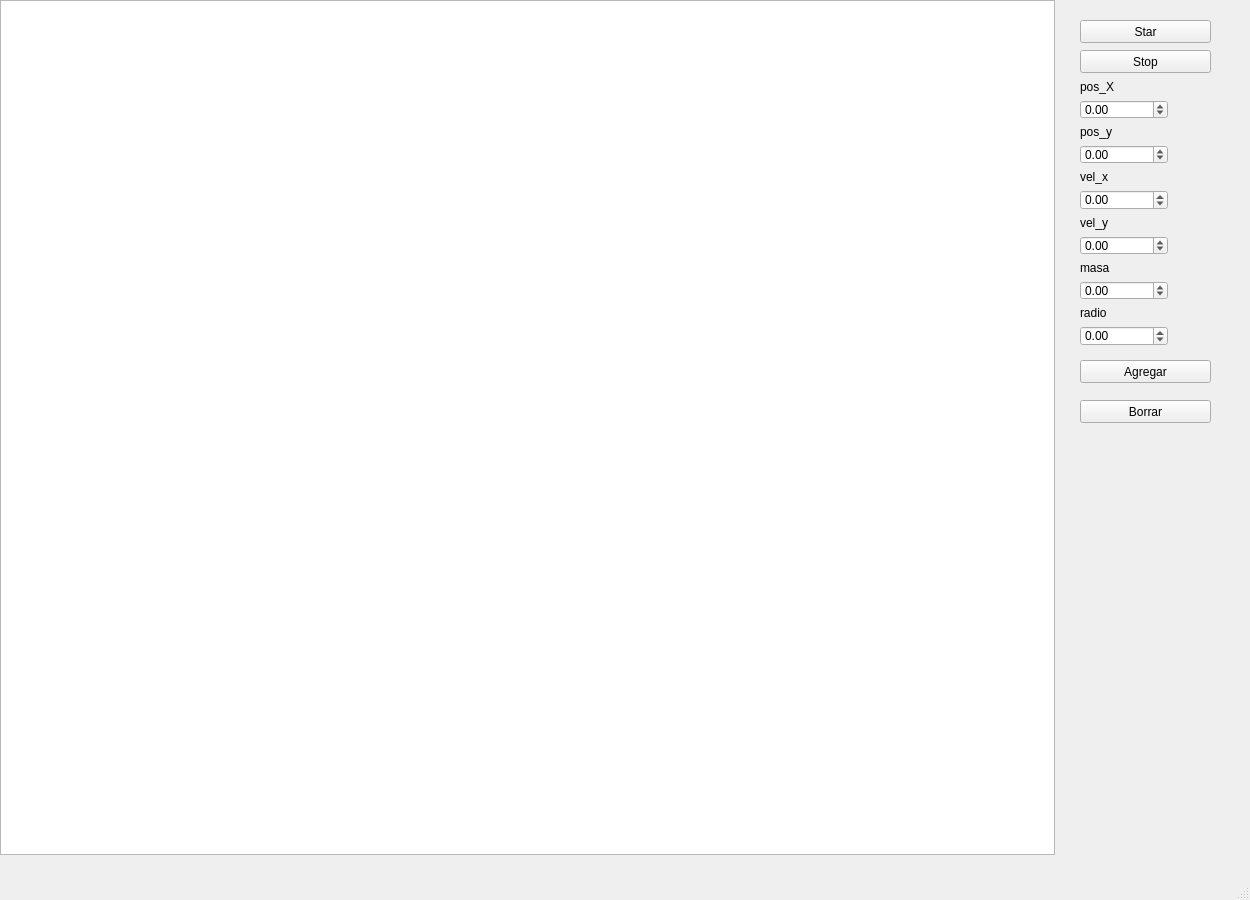
<?xml version="1.0" encoding="UTF-8"?>
<ui version="4.0">
 <class>MainWindow</class>
 <widget class="QMainWindow" name="MainWindow">
  <property name="geometry">
   <rect>
    <x>0</x>
    <y>0</y>
    <width>1250</width>
    <height>900</height>
   </rect>
  </property>
  <property name="windowTitle">
   <string>MainWindow</string>
  </property>
  <property name="windowIcon">
   <iconset resource="image.qrc">
    <normaloff>:/image/jupiter.svg</normaloff>:/image/jupiter.svg</iconset>
  </property>
  <widget class="QWidget" name="centralwidget">
   <widget class="QGraphicsView" name="graphicsView">
    <property name="geometry">
     <rect>
      <x>0</x>
      <y>0</y>
      <width>1055</width>
      <height>855</height>
     </rect>
    </property>
   </widget>
   <widget class="QPushButton" name="pushButton">
    <property name="geometry">
     <rect>
      <x>1080</x>
      <y>20</y>
      <width>131</width>
      <height>23</height>
     </rect>
    </property>
    <property name="text">
     <string>Star</string>
    </property>
   </widget>
   <widget class="QPushButton" name="pushButton_2">
    <property name="geometry">
     <rect>
      <x>1080</x>
      <y>50</y>
      <width>131</width>
      <height>23</height>
     </rect>
    </property>
    <property name="text">
     <string>Stop</string>
    </property>
   </widget>
   <widget class="QPushButton" name="pushButton_3">
    <property name="geometry">
     <rect>
      <x>1080</x>
      <y>360</y>
      <width>131</width>
      <height>23</height>
     </rect>
    </property>
    <property name="text">
     <string>Agregar</string>
    </property>
   </widget>
   <widget class="QWidget" name="layoutWidget">
    <property name="geometry">
     <rect>
      <x>1080</x>
      <y>80</y>
      <width>137</width>
      <height>266</height>
     </rect>
    </property>
    <layout class="QFormLayout" name="formLayout">
     <item row="0" column="0">
      <widget class="QLabel" name="label">
       <property name="text">
        <string>pos_X</string>
       </property>
      </widget>
     </item>
     <item row="1" column="0">
      <widget class="QDoubleSpinBox" name="x">
       <property name="minimum">
        <double>-99999999999999996863366107917975552.000000000000000</double>
       </property>
       <property name="maximum">
        <double>100000000000000000026609864708367276537402401181200809098131977453489758916313088.000000000000000</double>
       </property>
      </widget>
     </item>
     <item row="2" column="0">
      <widget class="QLabel" name="label_2">
       <property name="text">
        <string>pos_y</string>
       </property>
      </widget>
     </item>
     <item row="3" column="0">
      <widget class="QDoubleSpinBox" name="y">
       <property name="minimum">
        <double>-9999999999999999830336967949613257980309080240684656321838454199566729216.000000000000000</double>
       </property>
       <property name="maximum">
        <double>99999999999999997168788049560464200849936328366177157906432.000000000000000</double>
       </property>
      </widget>
     </item>
     <item row="4" column="0">
      <widget class="QLabel" name="label_3">
       <property name="text">
        <string>vel_x</string>
       </property>
      </widget>
     </item>
     <item row="5" column="0">
      <widget class="QDoubleSpinBox" name="vx">
       <property name="minimum">
        <double>-100000000000000004337729697461918607329029332495193931179177378933611681288968111094132375552.000000000000000</double>
       </property>
       <property name="maximum">
        <double>100000000000000001463069523067487303097004298786465505927861078716979636425114821591040.000000000000000</double>
       </property>
      </widget>
     </item>
     <item row="6" column="0">
      <widget class="QLabel" name="label_4">
       <property name="text">
        <string>vel_y</string>
       </property>
      </widget>
     </item>
     <item row="7" column="0">
      <widget class="QDoubleSpinBox" name="vy">
       <property name="minimum">
        <double>-100000000000000001555941612946684302426820139692106143336977058043083378116475570326498538991504744767620628086784.000000000000000</double>
       </property>
       <property name="maximum">
        <double>9999999999999999818508707188399807864717650964328171247958398369899072554380053298205803424393137676263358464.000000000000000</double>
       </property>
      </widget>
     </item>
     <item row="8" column="0">
      <widget class="QLabel" name="label_5">
       <property name="text">
        <string>masa</string>
       </property>
      </widget>
     </item>
     <item row="9" column="0">
      <widget class="QDoubleSpinBox" name="masa">
       <property name="minimum">
        <double>-1000000000000000049861653971908893017010268485438462151574892930611988399099305815384459015356416.000000000000000</double>
       </property>
       <property name="maximum">
        <double>99999999999999996881384047029926983435371269061279689406644211752791525136670645395254002395395884805259264.000000000000000</double>
       </property>
      </widget>
     </item>
     <item row="10" column="0">
      <widget class="QLabel" name="label_6">
       <property name="text">
        <string>radio</string>
       </property>
      </widget>
     </item>
     <item row="11" column="0">
      <widget class="QDoubleSpinBox" name="radio">
       <property name="minimum">
        <double>-100000000000000001440594758724527385583111862242831263013712314935498927069126131626863257625726456080505437183296233537536.000000000000000</double>
       </property>
       <property name="maximum">
        <double>100000000000000001403918625579970521782461970570129136093830042945021304548650108108184133243565686844612285763778101906192989276863139689872767772084421689716760605683089408.000000000000000</double>
       </property>
      </widget>
     </item>
    </layout>
   </widget>
   <widget class="QPushButton" name="pushButton_4">
    <property name="geometry">
     <rect>
      <x>1080</x>
      <y>400</y>
      <width>131</width>
      <height>23</height>
     </rect>
    </property>
    <property name="text">
     <string>Borrar</string>
    </property>
   </widget>
  </widget>
  <widget class="QStatusBar" name="statusbar"/>
 </widget>
 <resources>
  <include location="image.qrc"/>
 </resources>
 <connections/>
</ui>
